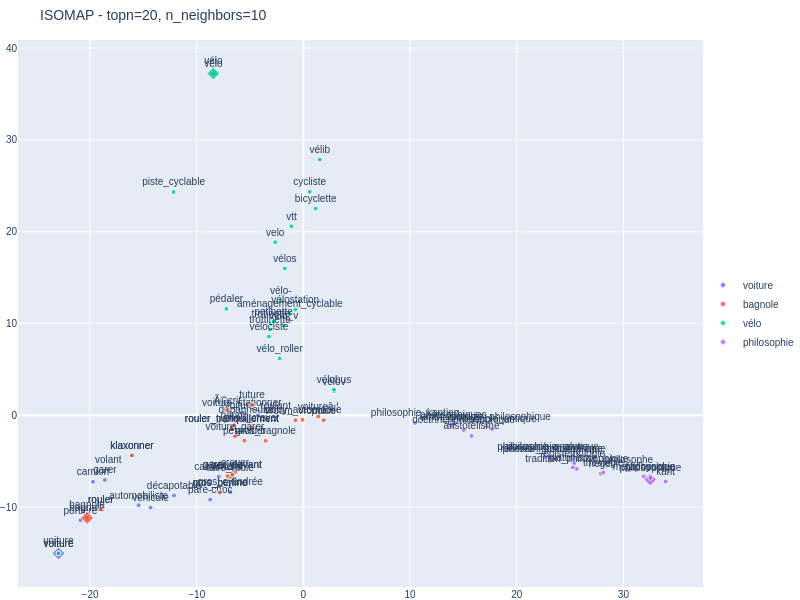
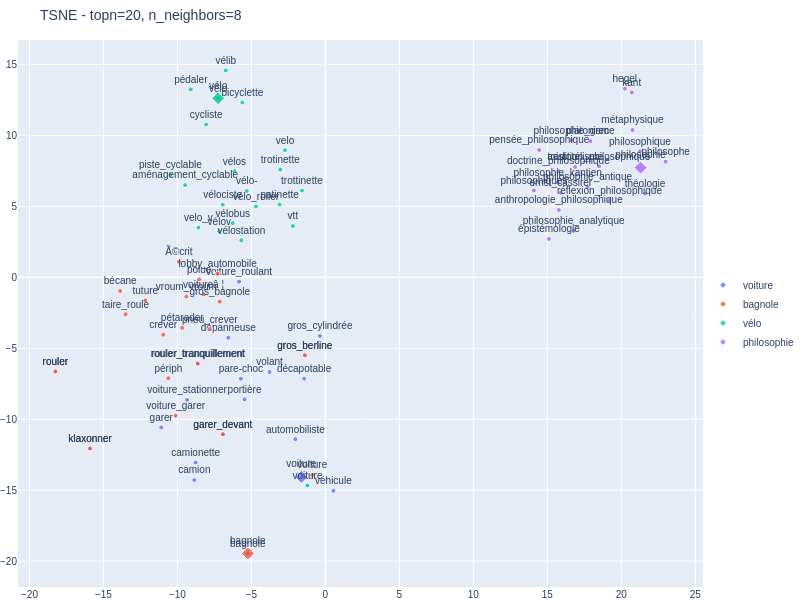
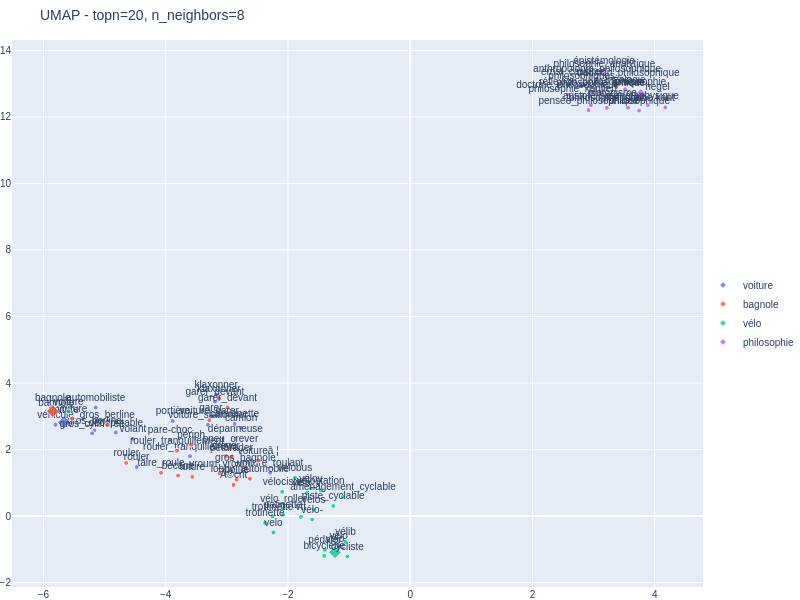

The notebook cell saved with these charts, in order:
### Markdown cell above
**Réponse 4a :** Le choix des mots respecte la consigne : voiture–bagnole = 0.62, voiture–vélo = 0.54, voiture–philosophie = −0.14.

- **PCA** : *philosophie* forme un groupe bien à part et *vélo* se détache assez nettement, mais les voisins de *voiture* et de *bagnole* sont mélangés. On voit donc trois groupes plutôt que quatre.
- **MDS métrique** : la séparation est encore moins bonne. Seul *philosophie* s'écarte, les voisins des trois mots liés au transport se superposent.

Les méthodes linéaires ne séparent donc pas clairement les quatre groupes. C'est attendu : *voiture* et *bagnole* ont des voisinages très proches (5 voisins en commun sur 20).

### Code cell
# Question 4b
# Meilleurs paramètres trouvés pour chaque méthode (après essais avec n_neighbors entre 3 et 50)
display_dimred_neighbors(model, word_list, n_components=2, topn=20, method='isomap', n_neighbors=10)
display_dimred_neighbors(model, word_list, n_components=2, topn=20, method='tsne', n_neighbors=8)
display_dimred_neighbors(model, word_list, n_components=2, topn=20, method='umap', n_neighbors=8)

### Figure 1 — Plotly figure (JSON) as saved in the notebook; plotly's stock layout.template omitted (floating-point values rounded to 4 significant figures)
{"data": [{"marker": {"color": "#636EFA", "opacity": 0.8, "size": [10, 5, 5, 5, 5, 5, 5, 5, 5, 5, 5, 5, 5, 5, 5, 5, 5, 5, 5, 5, 5], "symbol": ["diamond", "circle", "circle", "circle", "circle", "circle", "circle", "circle", "circle", "circle", "circle", "circle", "circle", "circle", "circle", "circle", "circle", "circle", "circle", "circle", "circle"]}, "mode": "markers+text", "name": "voiture", "text": ["voiture", "gros_berline", "bagnole", "rouler", "véhicule", "décapotable", "pare-choc", "portière", "garer", "camionette", "camion", "garer_devant", "automobiliste", "rouler_tranquillement", "volant", "vélo", "voiture_roulant", "klaxonner", "gros_cylindrée", "dépanneuse", "voiture_stationner"], "textfont": {"size": 10}, "textposition": "top center", "type": "scatter", "x": [-22.96, -7.824, -20.28, -18.99, -14.32, -12.12, -8.732, -20.9, -18.61, -7.939, -19.72, -6.663, -15.45, -6.708, -18.29, -8.436, -4.265, -16.08, -6.845, -5.372, -5.771], "y": [-15.04, -8.399, -11.18, -10.25, -10.05, -8.733, -9.173, -11.42, -7.04, -6.693, -7.249, -6.468, -9.793, -1.506, -5.903, 37.22, -0.009732, -4.375, -8.362, -0.5122, 0.2578]}, {"marker": {"color": "#EF553B", "opacity": 0.8, "size": [10, 5, 5, 5, 5, 5, 5, 5, 5, 5, 5, 5, 5, 5, 5, 5, 5, 5, 5, 5, 5], "symbol": ["diamond", "circle", "circle", "circle", "circle", "circle", "circle", "circle", "circle", "circle", "circle", "circle", "circle", "circle", "circle", "circle", "circle", "circle", "circle", "circle", "circle"]}, "mode": "markers+text", "name": "bagnole", "text": ["bagnole", "voiture", "rouler", "gros_bagnole", "taire_roule", "gros_berline", "lobby_automobile", "pétarader", "klaxonner", "voitureâ ¦", "périph", "Ã©crit", "crever", "rouler_tranquillement", "pneu_crever", "tuture", "voiture_garer", "bécane", "vroum_vroum", "polue", "garer_devant"], "textfont": {"size": 10}, "textposition": "top center", "type": "scatter", "x": [-20.28, -22.96, -18.99, -3.539, -6.86, -7.824, -0.0877, -5.525, -16.08, 1.393, -6.476, -7.125, -6.408, -6.708, -4.854, -4.815, -6.426, -7.118, -0.7482, 1.899, -6.663], "y": [-11.18, -15.04, -10.25, -2.782, -6.743, -8.399, -0.4831, -2.754, -4.375, -0.1257, -1.074, 0.5568, -6.198, -1.506, -1.323, 1.12, -2.296, -6.617, -0.5366, -0.543, -6.468]}, {"marker": {"color": "#00CC96", "opacity": 0.8, "size": [10, 5, 5, 5, 5, 5, 5, 5, 5, 5, 5, 5, 5, 5, 5, 5, 5, 5, 5, 5, 5], "symbol": ["diamond", "circle", "circle", "circle", "circle", "circle", "circle", "circle", "circle", "circle", "circle", "circle", "circle", "circle", "circle", "circle", "circle", "circle", "circle", "circle", "circle"]}, "mode": "markers+text", "name": "vélo", "text": ["vélo", "bicyclette", "cycliste", "pédaler", "vélib", "velo", "vélo-", "vélos", "vélostation", "velo_v", "trotinette", "trottinette", "vélo_roller", "voiture", "piste_cyclable", "vtt", "vélociste", "vélov", "aménagement_cyclable", "vélobus", "patinette"], "textfont": {"size": 10}, "textposition": "top center", "type": "scatter", "x": [-8.436, 1.153, 0.5966, -7.213, 1.537, -2.637, -2.114, -1.739, -0.7611, -1.847, -3.039, -3.121, -2.225, -22.96, -12.17, -1.115, -3.226, 2.87, -1.267, 2.866, -2.793], "y": [37.22, 22.52, 24.36, 11.6, 27.86, 18.85, 12.48, 16.0, 11.51, 9.778, 9.998, 9.348, 6.197, -15.04, 24.31, 20.59, 8.58, 2.631, 11.07, 2.81, 10.19]}, {"marker": {"color": "#AB63FA", "opacity": 0.8, "size": [10, 5, 5, 5, 5, 5, 5, 5, 5, 5, 5, 5, 5, 5, 5, 5, 5, 5, 5, 5, 5], "symbol": ["diamond", "circle", "circle", "circle", "circle", "circle", "circle", "circle", "circle", "circle", "circle", "circle", "circle", "circle", "circle", "circle", "circle", "circle", "circle", "circle", "circle"]}, "mode": "markers+text", "name": "philosophie", "text": ["philosophie", "philosophique", "philosophe", "philosophie_antique", "tradition_philosophique", "réflexion_philosophique", "métaphysique", "hegel", "kant", "épistémologie", "théologie", "philosophiques", "philosophie_kantien", "philosophie_analytique", "aristotélisme", "pensée_philosophique", "platonisme", "doctrine_philosophique", "anthropologie_philosophique", "ernst_cassirer", "philosophie_grec"], "textfont": {"size": 10}, "textposition": "top center", "type": "scatter", "x": [32.52, 32.53, 30.52, 17.68, 25.63, 23.41, 31.91, 27.88, 33.96, 25.39, 28.12, 14.05, 10.47, 22.94, 15.76, 23.37, 25.26, 15.02, 17.21, 13.9, 22.59], "y": [-6.983, -6.819, -5.97, -1.503, -5.854, -4.718, -6.655, -6.355, -7.213, -5.226, -6.223, -0.9748, -0.8266, -4.522, -2.238, -4.767, -5.675, -1.609, -1.229, -1.231, -4.543]}], "layout": {"font": {"family": "Arial", "size": 10}, "height": 600, "legend": {"x": 1, "y": 0.5}, "margin": {"b": 0, "l": 0, "r": 0, "t": 40}, "showlegend": true, "title": {"text": "ISOMAP - topn=20, n_neighbors=10"}, "width": 800}}

### Figure 2 — Plotly figure (JSON) as saved in the notebook; plotly's stock layout.template omitted (floating-point values rounded to 4 significant figures)
{"data": [{"marker": {"color": "#636EFA", "opacity": 0.8, "size": [10, 5, 5, 5, 5, 5, 5, 5, 5, 5, 5, 5, 5, 5, 5, 5, 5, 5, 5, 5, 5], "symbol": ["diamond", "circle", "circle", "circle", "circle", "circle", "circle", "circle", "circle", "circle", "circle", "circle", "circle", "circle", "circle", "circle", "circle", "circle", "circle", "circle", "circle"]}, "mode": "markers+text", "name": "voiture", "text": ["voiture", "gros_berline", "bagnole", "rouler", "véhicule", "décapotable", "pare-choc", "portière", "garer", "camionette", "camion", "garer_devant", "automobiliste", "rouler_tranquillement", "volant", "vélo", "voiture_roulant", "klaxonner", "gros_cylindrée", "dépanneuse", "voiture_stationner"], "textfont": {"size": 10}, "textposition": "top center", "type": "scatter", "x": [-1.628, -1.39, -5.239, -18.25, 0.5412, -1.434, -5.71, -5.462, -11.09, -8.765, -8.858, -6.933, -2.029, -8.583, -3.774, -7.248, -5.835, -15.9, -0.3673, -6.558, -9.35], "y": [-14.07, -5.495, -19.46, -6.636, -15.05, -7.142, -7.148, -8.602, -10.58, -13.05, -14.29, -11.06, -11.41, -6.096, -6.677, 12.62, -0.3061, -12.06, -4.131, -4.261, -8.64]}, {"marker": {"color": "#EF553B", "opacity": 0.8, "size": [10, 5, 5, 5, 5, 5, 5, 5, 5, 5, 5, 5, 5, 5, 5, 5, 5, 5, 5, 5, 5], "symbol": ["diamond", "circle", "circle", "circle", "circle", "circle", "circle", "circle", "circle", "circle", "circle", "circle", "circle", "circle", "circle", "circle", "circle", "circle", "circle", "circle", "circle"]}, "mode": "markers+text", "name": "bagnole", "text": ["bagnole", "voiture", "rouler", "gros_bagnole", "taire_roule", "gros_berline", "lobby_automobile", "pétarader", "klaxonner", "voitureâ ¦", "périph", "Ã©crit", "crever", "rouler_tranquillement", "pneu_crever", "tuture", "voiture_garer", "bécane", "vroum_vroum", "polue", "garer_devant"], "textfont": {"size": 10}, "textposition": "top center", "type": "scatter", "x": [-5.239, -0.8879, -18.25, -7.14, -13.51, -1.389, -7.285, -9.673, -15.91, -8.231, -10.61, -9.898, -10.96, -8.634, -7.814, -12.17, -10.12, -13.87, -9.395, -8.53, -6.928], "y": [-19.46, -13.93, -6.636, -1.711, -2.603, -5.494, 0.2418, -3.564, -12.06, -1.207, -7.11, 1.094, -4.047, -6.073, -3.662, -1.631, -9.752, -0.9732, -1.362, -0.146, -11.06]}, {"marker": {"color": "#00CC96", "opacity": 0.8, "size": [10, 5, 5, 5, 5, 5, 5, 5, 5, 5, 5, 5, 5, 5, 5, 5, 5, 5, 5, 5, 5], "symbol": ["diamond", "circle", "circle", "circle", "circle", "circle", "circle", "circle", "circle", "circle", "circle", "circle", "circle", "circle", "circle", "circle", "circle", "circle", "circle", "circle", "circle"]}, "mode": "markers+text", "name": "vélo", "text": ["vélo", "bicyclette", "cycliste", "pédaler", "vélib", "velo", "vélo-", "vélos", "vélostation", "velo_v", "trotinette", "trottinette", "vélo_roller", "voiture", "piste_cyclable", "vtt", "vélociste", "vélov", "aménagement_cyclable", "vélobus", "patinette"], "textfont": {"size": 10}, "textposition": "top center", "type": "scatter", "x": [-7.249, -5.61, -8.06, -9.095, -6.729, -2.727, -5.313, -6.154, -5.676, -8.582, -3.048, -1.584, -4.69, -1.213, -10.48, -2.195, -6.938, -7.17, -9.478, -6.262, -3.09], "y": [12.62, 12.31, 10.77, 13.24, 14.58, 8.96, 6.078, 7.478, 2.609, 3.5, 7.589, 6.121, 4.994, -14.67, 7.209, 3.611, 5.119, 3.236, 6.499, 3.813, 5.137]}, {"marker": {"color": "#AB63FA", "opacity": 0.8, "size": [10, 5, 5, 5, 5, 5, 5, 5, 5, 5, 5, 5, 5, 5, 5, 5, 5, 5, 5, 5, 5], "symbol": ["diamond", "circle", "circle", "circle", "circle", "circle", "circle", "circle", "circle", "circle", "circle", "circle", "circle", "circle", "circle", "circle", "circle", "circle", "circle", "circle", "circle"]}, "mode": "markers+text", "name": "philosophie", "text": ["philosophie", "philosophique", "philosophe", "philosophie_antique", "tradition_philosophique", "réflexion_philosophique", "métaphysique", "hegel", "kant", "épistémologie", "théologie", "philosophiques", "philosophie_kantien", "philosophie_analytique", "aristotélisme", "pensée_philosophique", "platonisme", "doctrine_philosophique", "anthropologie_philosophique", "ernst_cassirer", "philosophie_grec"], "textfont": {"size": 10}, "textposition": "top center", "type": "scatter", "x": [21.31, 21.26, 23.0, 17.72, 18.49, 19.2, 20.76, 20.24, 20.71, 15.11, 21.6, 14.09, 15.7, 16.78, 16.89, 14.46, 17.92, 15.74, 15.78, 15.91, 16.62], "y": [7.729, 8.878, 8.15, 6.368, 7.818, 5.434, 10.38, 13.29, 13.03, 2.703, 5.895, 6.125, 6.681, 3.268, 7.771, 8.975, 9.601, 7.503, 4.746, 5.958, 9.661]}], "layout": {"font": {"family": "Arial", "size": 10}, "height": 600, "legend": {"x": 1, "y": 0.5}, "margin": {"b": 0, "l": 0, "r": 0, "t": 40}, "showlegend": true, "title": {"text": "TSNE - topn=20, n_neighbors=8"}, "width": 800}}

### Figure 3 — Plotly figure (JSON) as saved in the notebook; plotly's stock layout.template omitted (floating-point values rounded to 4 significant figures)
{"data": [{"marker": {"color": "#636EFA", "opacity": 0.8, "size": [10, 5, 5, 5, 5, 5, 5, 5, 5, 5, 5, 5, 5, 5, 5, 5, 5, 5, 5, 5, 5], "symbol": ["diamond", "circle", "circle", "circle", "circle", "circle", "circle", "circle", "circle", "circle", "circle", "circle", "circle", "circle", "circle", "circle", "circle", "circle", "circle", "circle", "circle"]}, "mode": "markers+text", "name": "voiture", "text": ["voiture", "gros_berline", "bagnole", "rouler", "véhicule", "décapotable", "pare-choc", "portière", "garer", "camionette", "camion", "garer_devant", "automobiliste", "rouler_tranquillement", "volant", "vélo", "voiture_roulant", "klaxonner", "gros_cylindrée", "dépanneuse", "voiture_stationner"], "textfont": {"size": 10}, "textposition": "top center", "type": "scatter", "x": [-5.665, -5.166, -5.795, -4.475, -5.803, -4.816, -3.93, -3.884, -3.262, -2.872, -2.766, -3.195, -5.144, -3.602, -4.536, -1.169, -2.289, -3.176, -5.204, -2.86, -3.309], "y": [2.814, 2.571, 3.116, 1.474, 2.742, 2.514, 2.29, 2.855, 2.971, 2.771, 2.658, 3.441, 3.264, 1.801, 2.324, -0.8998, 1.306, 3.654, 2.49, 2.327, 2.744]}, {"marker": {"color": "#EF553B", "opacity": 0.8, "size": [10, 5, 5, 5, 5, 5, 5, 5, 5, 5, 5, 5, 5, 5, 5, 5, 5, 5, 5, 5, 5], "symbol": ["diamond", "circle", "circle", "circle", "circle", "circle", "circle", "circle", "circle", "circle", "circle", "circle", "circle", "circle", "circle", "circle", "circle", "circle", "circle", "circle", "circle"]}, "mode": "markers+text", "name": "bagnole", "text": ["bagnole", "voiture", "rouler", "gros_bagnole", "taire_roule", "gros_berline", "lobby_automobile", "pétarader", "klaxonner", "voitureâ ¦", "périph", "Ã©crit", "crever", "rouler_tranquillement", "pneu_crever", "tuture", "voiture_garer", "bécane", "vroum_vroum", "polue", "garer_devant"], "textfont": {"size": 10}, "textposition": "top center", "type": "scatter", "x": [-5.847, -5.529, -4.646, -2.696, -4.076, -4.955, -2.623, -2.926, -3.128, -2.486, -3.584, -2.889, -3.016, -3.816, -2.941, -3.564, -3.286, -3.797, -3.115, -2.838, -2.988], "y": [3.154, 2.928, 1.599, 1.452, 1.301, 2.747, 1.122, 1.765, 3.536, 1.673, 2.147, 0.937, 1.806, 1.964, 2.027, 1.178, 2.882, 1.218, 1.289, 1.094, 3.264]}, {"marker": {"color": "#00CC96", "opacity": 0.8, "size": [10, 5, 5, 5, 5, 5, 5, 5, 5, 5, 5, 5, 5, 5, 5, 5, 5, 5, 5, 5, 5], "symbol": ["diamond", "circle", "circle", "circle", "circle", "circle", "circle", "circle", "circle", "circle", "circle", "circle", "circle", "circle", "circle", "circle", "circle", "circle", "circle", "circle", "circle"]}, "mode": "markers+text", "name": "vélo", "text": ["vélo", "bicyclette", "cycliste", "pédaler", "vélib", "velo", "vélo-", "vélos", "vélostation", "velo_v", "trotinette", "trottinette", "vélo_roller", "voiture", "piste_cyclable", "vtt", "vélociste", "vélov", "aménagement_cyclable", "vélobus", "patinette"], "textfont": {"size": 10}, "textposition": "top center", "type": "scatter", "x": [-1.23, -1.406, -1.027, -1.393, -1.059, -2.237, -1.604, -1.578, -1.463, -1.692, -2.375, -2.251, -2.077, -5.59, -1.259, -1.788, -2.093, -1.624, -1.1, -1.886, -2.079], "y": [-1.087, -1.196, -1.216, -1.018, -0.7733, -0.492, -0.1066, 0.1887, 0.7797, 0.69, -0.2059, -0.008953, 0.2304, 3.148, 0.3035, -0.02497, 0.7292, 0.8316, 0.5759, 1.154, 0.04144]}, {"marker": {"color": "#AB63FA", "opacity": 0.8, "size": [10, 5, 5, 5, 5, 5, 5, 5, 5, 5, 5, 5, 5, 5, 5, 5, 5, 5, 5, 5, 5], "symbol": ["diamond", "circle", "circle", "circle", "circle", "circle", "circle", "circle", "circle", "circle", "circle", "circle", "circle", "circle", "circle", "circle", "circle", "circle", "circle", "circle", "circle"]}, "mode": "markers+text", "name": "philosophie", "text": ["philosophie", "philosophique", "philosophe", "philosophie_antique", "tradition_philosophique", "réflexion_philosophique", "métaphysique", "hegel", "kant", "épistémologie", "théologie", "philosophiques", "philosophie_kantien", "philosophie_analytique", "aristotélisme", "pensée_philosophique", "platonisme", "doctrine_philosophique", "anthropologie_philosophique", "ernst_cassirer", "philosophie_grec"], "textfont": {"size": 10}, "textposition": "top center", "type": "scatter", "x": [3.774, 3.745, 3.564, 3.116, 3.565, 2.97, 3.888, 4.045, 4.174, 3.172, 3.52, 2.805, 2.659, 3.177, 2.958, 2.917, 3.313, 2.577, 3.058, 2.653, 3.218], "y": [12.66, 12.19, 12.28, 12.72, 13.03, 12.75, 12.35, 12.6, 12.29, 13.4, 12.83, 12.94, 12.56, 13.29, 12.35, 12.2, 12.44, 12.67, 13.14, 13.07, 12.27]}], "layout": {"font": {"family": "Arial", "size": 10}, "height": 600, "legend": {"x": 1, "y": 0.5}, "margin": {"b": 0, "l": 0, "r": 0, "t": 40}, "showlegend": true, "title": {"text": "UMAP - topn=20, n_neighbors=8"}, "width": 800}}
